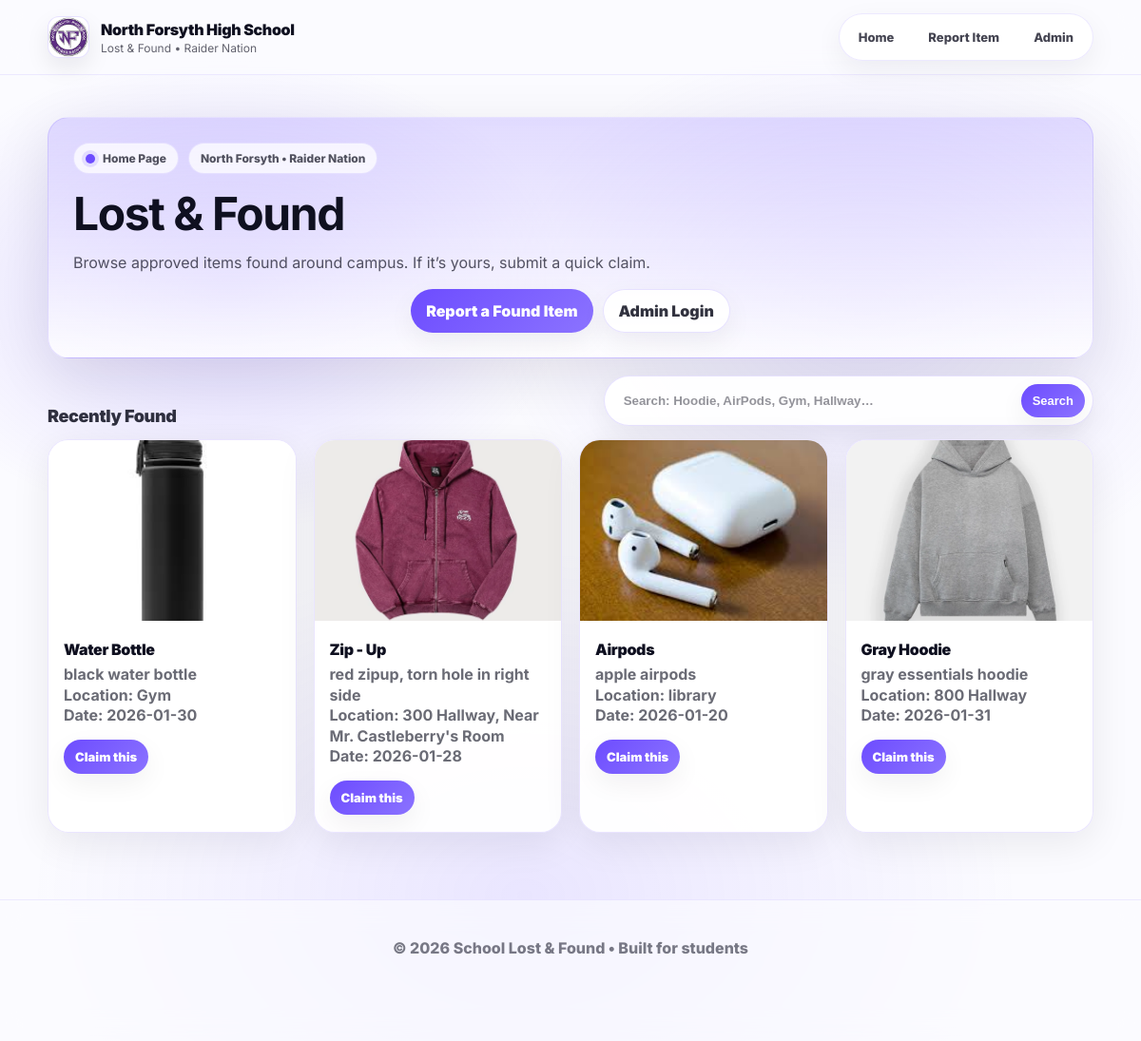
The page / on the database its author committed.
### tables this page shows
CREATE TABLE items (
            id INTEGER PRIMARY KEY AUTOINCREMENT,
            name TEXT,
            description TEXT,
            location TEXT,
            date_found TEXT,
            photo TEXT,
            approved INTEGER DEFAULT 0
        , is_claimed INTEGER DEFAULT 0);

### app.py (the view, shortened to what this page needs)
@app.route('/')
def home():
    q = request.args.get('q', '').strip()
    conn = get_db_connection()
    base_query = """
        SELECT id, name, description, location, date_found, photo
        FROM items
        WHERE approved = 1
    """
    params = []
    base_query += " ORDER BY id DESC"
    items = conn.execute(base_query, params).fetchall()
    conn.close()
    return render_template('home.html', items=items, q=q)

### app.py (called while the page is built)
def get_db_connection():
    conn = sqlite3.connect('database.db')
    conn.row_factory = sqlite3.Row
    return conn

### templates/home.html (shortened to what this page needs)
{% extends "base.html" %}
{% block content %}
<section class="hero">
  <div class="badges">
    <span class="badge"><span class="dot"></span> Home Page</span>
    <span class="badge">North Forsyth • Raider Nation</span>
  </div>
  <h1>Lost &amp; Found</h1>
  <p>Browse approved items found around campus. If it’s yours, submit a quick claim.</p>
  <div class="hero-actions">
    <a class="btn btn-primary" href="{{ url_for('report') }}">Report a Found Item</a>
    <a class="btn" href="{{ url_for('admin_login') }}">Admin Login</a>
  </div>
</section>
<div class="section-head">
  <h2 class="section-title">Recently Found</h2>
  <form class="searchbar" method="GET" action="{{ url_for('home') }}">
    <input
      class="search-input"
      type="search"
      name="q"
      value="{{ q }}"
      placeholder="Search: Hoodie, AirPods, Gym, Hallway…"
      aria-label="Search items"
    />
    <button class="btn btn-primary btn-small" type="submit">Search</button>
  </form>
</div>
{% if items|length == 0 %}
  <div class="empty-state">
    <h3>No items found</h3>
    <p>Try a different keyword like a color, location, or item type.</p>
    <a class="btn btn-primary" href="{{ url_for('home') }}">View all items</a>
  </div>
{% else %}
  <div class="grid">
    {% for item in items %}
      <div class="card lift">
        {% if item.photo %}
          <img class="item-photo" src="{{ url_for('static', filename='uploads/' + item.photo) }}" alt="Item photo">
        {% endif %}
        <div class="card-pad">
          <p class="item-title">{{ item.name }}</p>
          <p class="item-meta">
            {{ item.description }}<br>
            <strong>Location:</strong> {{ item.location }}<br>
            <strong>Date:</strong> {{ item.date_found }}
          </p>
          <a class="btn btn-primary btn-small" href="{{ url_for('claim', item_id=item.id) }}">Claim this</a>
        </div>
      </div>
    {% endfor %}
  </div>
{% endif %}
{% endblock %}

### templates/base.html (shortened to what this page needs)
<!DOCTYPE html>
<html lang="en">
<head>
  <link rel="stylesheet" href="{{ url_for('static', filename='styles.css') }}">
</head>
<body>
  <div class="bg-orbs" aria-hidden="true"></div>
  <header class="site-header">
    <nav class="nav">
      <a class="brand" href="{{ url_for('home') }}">
        <img src="{{ url_for('static', filename='img/logo.png') }}" alt="School logo">
        <div class="brand-text">
          <div class="brand-title">North Forsyth High School</div>
          <div class="brand-subtitle">Lost &amp; Found • Raider Nation</div>
        </div>
      </a>
      <div class="nav-links">
        <a href="{{ url_for('home') }}">Home</a>
        <a href="{{ url_for('report') }}">Report Item</a>
        <a href="{{ url_for('admin_login') }}">Admin</a>
      </div>
    </nav>
  </header>
  <main class="container fade-in">
    {% block content %}{% endblock %}
  </main>
  <footer class="footer">
    <div class="container">
      <p>© 2026 School Lost &amp; Found • Built for students</p>
    </div>
  </footer>
</body>
</html>

### rows shown on the page
items: photo (picture), name "Water Bottle", description "black water bottle", location "Gym", date_found "2026-01-30"
items: photo (picture), name "Zip - Up", description "red zipup, torn hole in right side", location "300 Hallway, Near Mr. Castleberry's Room", date_found "2026-01-28"
items: photo (picture), name "Airpods", description "apple airpods", location "library", date_found "2026-01-20"
items: photo (picture), name "Gray Hoodie", description "gray essentials hoodie", location "800 Hallway", date_found "2026-01-31"
